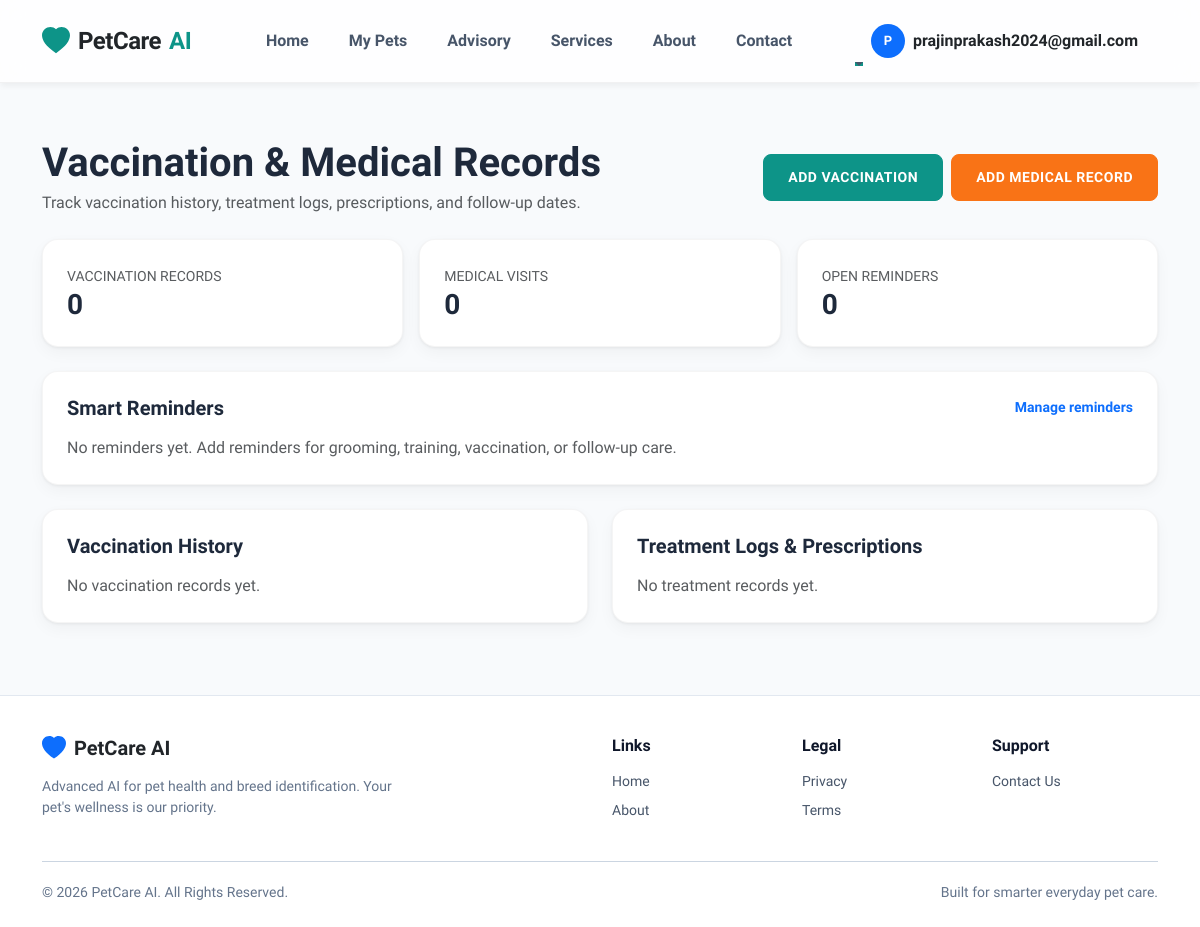
Page /records/ (signed in) on the earlier database version.
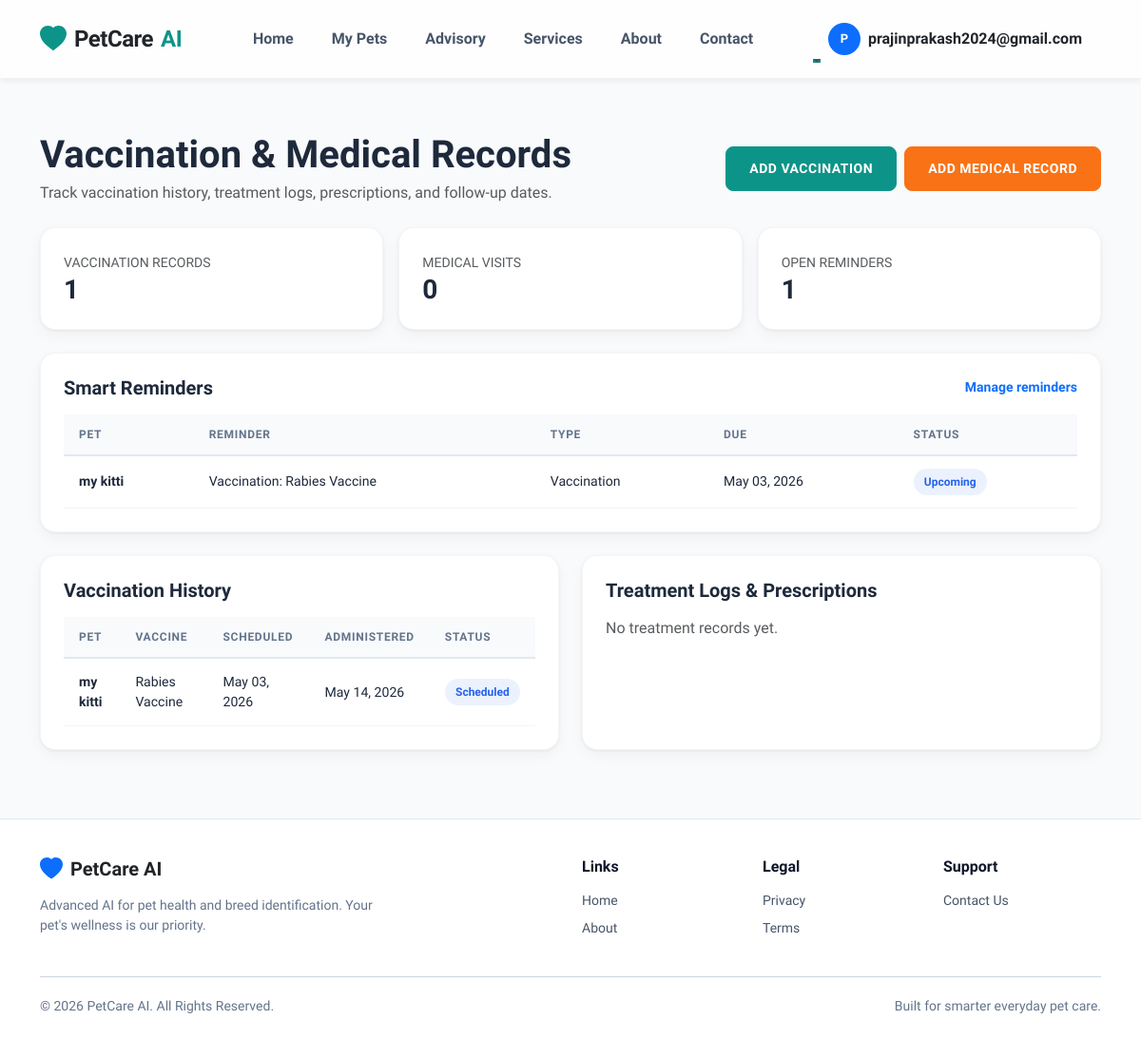
Same page on the later database version.
### records/models.py (models this page shows, shortened)
class Reminder(models.Model):
    REMINDER_TYPE_CHOICES = [
        ("vaccination", "Vaccination"),
        ("grooming", "Grooming"),
        ("training", "Training"),
        ("medical", "Medical visit"),
        ("follow_up", "Follow-up"),
        ("custom", "Custom"),
    ]
    pet = models.ForeignKey(Pet, on_delete=models.CASCADE, related_name="reminders")
    title = models.CharField(max_length=160)
    reminder_type = models.CharField(max_length=30, choices=REMINDER_TYPE_CHOICES, default="custom")
    due_date = models.DateField()
    notes = models.TextField(blank=True)
    is_completed = models.BooleanField(default=False)
    created_at = models.DateTimeField(auto_now_add=True)
    class Meta:
        ordering = ["is_completed", "due_date", "title"]
    @property
    def is_overdue(self) -> bool:
        return not self.is_completed and self.due_date < timezone.localdate()

class VaccinationRecord(models.Model):
    STATUS_CHOICES = [
        ("scheduled", "Scheduled"),
        ("completed", "Completed"),
        ("missed", "Missed"),
    ]
    pet = models.ForeignKey(Pet, on_delete=models.CASCADE, related_name="vaccinations")
    vaccine_name = models.CharField(max_length=100)
    scheduled_date = models.DateField(null=True, blank=True)
    administered_date = models.DateField(null=True, blank=True)
    status = models.CharField(max_length=20, choices=STATUS_CHOICES, default="scheduled")
    vet_name = models.CharField(max_length=100, blank=True)
    notes = models.TextField(blank=True)
    created_at = models.DateTimeField(auto_now_add=True)
    class Meta:
        ordering = ["-scheduled_date", "-administered_date"]

### pets/models.py (models this page shows, shortened)
class Pet(models.Model):
    SPECIES_CHOICES = [
        ("dog", "Dog"),
        ("cat", "Cat"),
    ]
    owner = models.ForeignKey(User, on_delete=models.CASCADE, related_name="pets")
    name = models.CharField(max_length=100)
    species = models.CharField(max_length=20, choices=SPECIES_CHOICES)
    breed = models.CharField(max_length=100, blank=True)
    date_of_birth = models.DateField(null=True, blank=True)
    weight_kg = models.DecimalField(max_digits=5, decimal_places=2, null=True, blank=True)
    image = models.ImageField(upload_to="pet_images/", null=True, blank=True)
    created_at = models.DateTimeField(auto_now_add=True)

### records/views.py (the view)
# urls.py: path("", views.records_home, name="records_home"),
@login_required
def records_home(request):
    pet_ids = _user_pet_ids(request.user)
    today = timezone.localdate()
    vaccinations = (
        VaccinationRecord.objects.filter(pet__in=pet_ids)
        .select_related("pet")
        .order_by("-scheduled_date", "-administered_date")
    )
    medical_records = (
        MedicalRecord.objects.filter(pet__in=pet_ids)
        .select_related("pet")
        .order_by("-visit_date")
    )
    reminders = (
        Reminder.objects.filter(pet__in=pet_ids)
        .select_related("pet")
        .order_by("is_completed", "due_date")
    )
    context = {
        "vaccinations": vaccinations,
        "medical_records": medical_records,
        "reminders": reminders[:8],
        "overdue_count": reminders.filter(is_completed=False, due_date__lt=today).count(),
        "upcoming_count": reminders.filter(is_completed=False, due_date__gte=today).count(),
    }
    return render(request, "records/records_home.html", context)

### templates/records/records_home.html (shortened to what this page needs)
{% extends "base.html" %}
{% block content %}
<div class="py-4">
    <div class="d-flex flex-wrap justify-content-between align-items-center gap-3 mb-4">
        <div>
            <h1 class="fw-bold mb-1">Vaccination & Medical Records</h1>
            <p class="text-muted mb-0">Track vaccination history, treatment logs, prescriptions, and follow-up dates.</p>
        </div>
        <div class="d-flex flex-wrap gap-2">
            <a class="btn btn-primary" href="{% url 'records:add_vaccination' %}">Add Vaccination</a>
            <a class="btn btn-secondary" href="{% url 'records:add_medical' %}">Add Medical Record</a>
        </div>
    </div>
    <div class="row g-3 mb-4">
        <div class="col-md-4">
            <div class="stat-card">
                <span class="text-muted small fw-medium text-uppercase">Vaccination Records</span>
                <h3 class="fw-bold mb-0">{{ vaccinations|length }}</h3>
            </div>
        </div>
        <div class="col-md-4">
            <div class="stat-card">
                <span class="text-muted small fw-medium text-uppercase">Medical Visits</span>
                <h3 class="fw-bold mb-0">{{ medical_records|length }}</h3>
            </div>
        </div>
        <div class="col-md-4">
            <div class="stat-card">
                <span class="text-muted small fw-medium text-uppercase">Open Reminders</span>
                <h3 class="fw-bold mb-0">{{ upcoming_count }}</h3>
            </div>
        </div>
    </div>
    <div class="chart-card mb-4">
        <div class="d-flex justify-content-between align-items-center mb-3">
            <h5 class="fw-bold mb-0">Smart Reminders</h5>
            <a href="{% url 'records:reminders' %}" class="text-primary text-decoration-none small fw-semibold">Manage reminders</a>
        </div>
        {% if reminders %}
            <div class="table-responsive">
                <table class="data-table">
                    <thead>
                    <tr><th>Pet</th><th>Reminder</th><th>Type</th><th>Due</th><th>Status</th></tr>
                    </thead>
                    <tbody>
                    {% for reminder in reminders %}
                    <tr>
                        <td><strong>{{ reminder.pet.name }}</strong></td>
                        <td>{{ reminder.title }}</td>
                        <td>{{ reminder.get_reminder_type_display }}</td>
                        <td>{{ reminder.due_date|date:"M d, Y" }}</td>
                        <td>
                            {% if reminder.is_completed %}
                                <span class="status-badge completed">Completed</span>
                            {% elif reminder.is_overdue %}
                                <span class="status-badge missed">Overdue</span>
                            {% else %}
                                <span class="status-badge scheduled">Upcoming</span>
                            {% endif %}
                        </td>
                    </tr>
                    {% endfor %}
                    </tbody>
                </table>
            </div>
        {% else %}
            <p class="text-muted mb-0">No reminders yet. Add reminders for grooming, training, vaccination, or follow-up care.</p>
        {% endif %}
    </div>
    <div class="row g-4">
        <div class="col-lg-6">
            <div class="chart-card">
                <h5 class="fw-bold mb-3">Vaccination History</h5>
                {% if vaccinations %}
                    <div class="table-responsive">
                        <table class="data-table">
                            <thead>
                            <tr><th>Pet</th><th>Vaccine</th><th>Scheduled</th><th>Administered</th><th>Status</th></tr>
                            </thead>
                            <tbody>
                            {% for record in vaccinations %}
                            <tr>
                                <td><strong>{{ record.pet.name }}</strong></td>
                                <td>{{ record.vaccine_name }}</td>
                                <td>{{ record.scheduled_date|date:"M d, Y"|default:"-" }}</td>
                                <td>{{ record.administered_date|date:"M d, Y"|default:"-" }}</td>
                                <td><span class="status-badge {{ record.status }}">{{ record.get_status_display }}</span></td>
                            </tr>
                            {% endfor %}
                            </tbody>
                        </table>
                    </div>
                {% else %}
                    <p class="text-muted mb-0">No vaccination records yet.</p>
                {% endif %}
            </div>
        </div>
        <div class="col-lg-6">
            <div class="chart-card">
                <h5 class="fw-bold mb-3">Treatment Logs & Prescriptions</h5>
                {% if medical_records %}
                    <div class="table-responsive">
                        <table class="data-table">
                            <thead>
                            <tr><th>Pet</th><th>Visit</th><th>Clinic</th><th>Diagnosis</th><th>Follow-up</th></tr>
                            </thead>
                            <tbody>
                            {% for record in medical_records %}
                            <tr>
                                <td><strong>{{ record.pet.name }}</strong></td>
                                <td>{{ record.visit_date|date:"M d, Y" }}</td>
                                <td>{{ record.clinic_name|default:"-" }}</td>
                                <td>{{ record.diagnosis|truncatewords:8 }}</td>
                                <td>{{ record.follow_up_date|date:"M d, Y"|default:"-" }}</td>
                            </tr>
                            {% endfor %}
                            </tbody>
                        </table>
                    </div>
                {% else %}
                    <p class="text-muted mb-0">No treatment records yet.</p>
                {% endif %}
            </div>
        </div>
    </div>
</div>
{% endblock %}

### templates/base.html (shortened to what this page needs)
<!DOCTYPE html>
<html lang="en">
<head>
    <link href="https://cdn.jsdelivr.net/npm/bootstrap@5.3.3/dist/css/bootstrap.min.css" rel="stylesheet">
    {% load static %}
    <link rel="stylesheet" href="{% static 'css/custom.css' %}?v=1.5">
</head>
<body class="{% block body_class %}{% endblock %}">
<nav class="navbar navbar-expand-lg navbar-light sticky-top py-3">
    <div class="container">
        <a class="navbar-brand d-flex align-items-center gap-2 text-primary" href="{% url 'home' %}">
            <svg xmlns="http://www.w3.org/2000/svg" width="28" height="28" fill="currentColor" class="bi bi-heart-fill" viewBox="0 0 16 16">
              <path fill-rule="evenodd" d="M8 1.314C12.438-3.248 23.534 4.735 8 15-7.534 4.736 3.562-3.248 8 1.314z"/>
            </svg>
            <span class="text-dark">PetCare</span> AI
        </a>
        <div class="collapse navbar-collapse" id="navbarNav">
            <ul class="navbar-nav mx-auto">
                <li class="nav-item"><a class="nav-link" href="{% url 'home' %}">Home</a></li>
                <li class="nav-item"><a class="nav-link" href="{% url 'pets:pet_list' %}">My Pets</a></li>
                <li class="nav-item"><a class="nav-link" href="{% url 'advisory:advisory_home' %}">Advisory</a></li>
                <li class="nav-item"><a class="nav-link" href="{% url 'advisory:service_finder' %}">Services</a></li>
                <li class="nav-item"><a class="nav-link" href="{% url 'about' %}">About</a></li>
                <li class="nav-item"><a class="nav-link" href="{% url 'contact' %}">Contact</a></li>
            </ul>
            <ul class="navbar-nav align-items-center">
                {% if user.is_authenticated %}
                    <li class="nav-item dropdown">
                        <a class="nav-link dropdown-toggle d-flex align-items-center gap-2" href="#" id="profileDropdown" role="button" data-bs-toggle="dropdown">
                             <div class="rounded-circle bg-primary text-white d-flex align-items-center justify-content-center fw-bold" style="width: 34px; height: 34px; font-size: 13px;">
                                {{ user.username|make_list|first|upper }}
                            </div>
                            <span class="d-none d-xl-inline text-dark">{{ user.username }}</span>
                        </a>
                    </li>
                {% endif %}
            </ul>
        </div>
    </div>
</nav>
<main class="{% block main_class %}container{% endblock %}">
    {% block content %}{% endblock %}
</main>
{% block footer %}
<footer class="footer">
    <div class="container">
        <div class="row gy-4 align-items-start">
            <div class="col-lg-4">
                <div class="d-flex align-items-center gap-2 mb-3 text-primary">
                    <svg width="24" height="24" fill="currentColor" viewBox="0 0 16 16"><path fill-rule="evenodd" d="M8 1.314C12.438-3.248 23.534 4.735 8 15-7.534 4.736 3.562-3.248 8 1.314z"/></svg>
                    <h5 class="text-dark mb-0 fw-bold">PetCare AI</h5>
                </div>
                <p class="text-muted small mb-0">Advanced AI for pet health and breed identification. Your pet's wellness is our priority.</p>
            </div>
            <div class="col-lg-2 offset-lg-2 col-md-4">
                <h6 class="fw-bold mb-3">Links</h6>
                <ul class="list-unstyled small">
                    <li class="mb-2"><a href="{% url 'home' %}" class="text-muted text-decoration-none">Home</a></li>
                    <li class="mb-2"><a href="{% url 'about' %}" class="text-muted text-decoration-none">About</a></li>
                </ul>
            </div>
            <div class="col-lg-2 col-md-4">
                <h6 class="fw-bold mb-3">Legal</h6>
                <ul class="list-unstyled small">
                    <li class="mb-2"><a href="#" class="text-muted text-decoration-none">Privacy</a></li>
                    <li class="mb-2"><a href="#" class="text-muted text-decoration-none">Terms</a></li>
                </ul>
            </div>
            <div class="col-lg-2 col-md-4">
                <h6 class="fw-bold mb-3">Support</h6>
                <ul class="list-unstyled small">
                    <li class="mb-2"><a href="{% url 'contact' %}" class="text-muted text-decoration-none">Contact Us</a></li>
                </ul>
            </div>
        </div>
        <hr class="footer-divider">
        <div class="footer-bottom small text-muted">
            <span>&copy; 2026 PetCare AI. All Rights Reserved.</span>
            <span>Built for smarter everyday pet care.</span>
        </div>
    </div>
</footer>
{% endblock %}
</body>
</html>

Differences in the rows shown:
added Reminder: pet.name "my kitti", title "Vaccination: Rabies Vaccine", reminder_type "Vaccination", due_date "May 03, 2026", is_completed "Upcoming"
added VaccinationRecord: pet.name "my kitti", vaccine_name "Rabies Vaccine", scheduled_date "May 03, 2026", administered_date "May 14, 2026", status "Scheduled"
Other differences:
{{ vaccinations|length }}: "0" → "1"
{{ upcoming_count }}: "0" → "1"
text no longer shown: "No reminders yet. Add reminders for grooming, training, vaccination, or follow-up care. No vaccination records yet."
text now shown: "PET REMINDER TYPE DUE STATUS PET VACCINE SCHEDULED ADMINISTERED STATUS"
